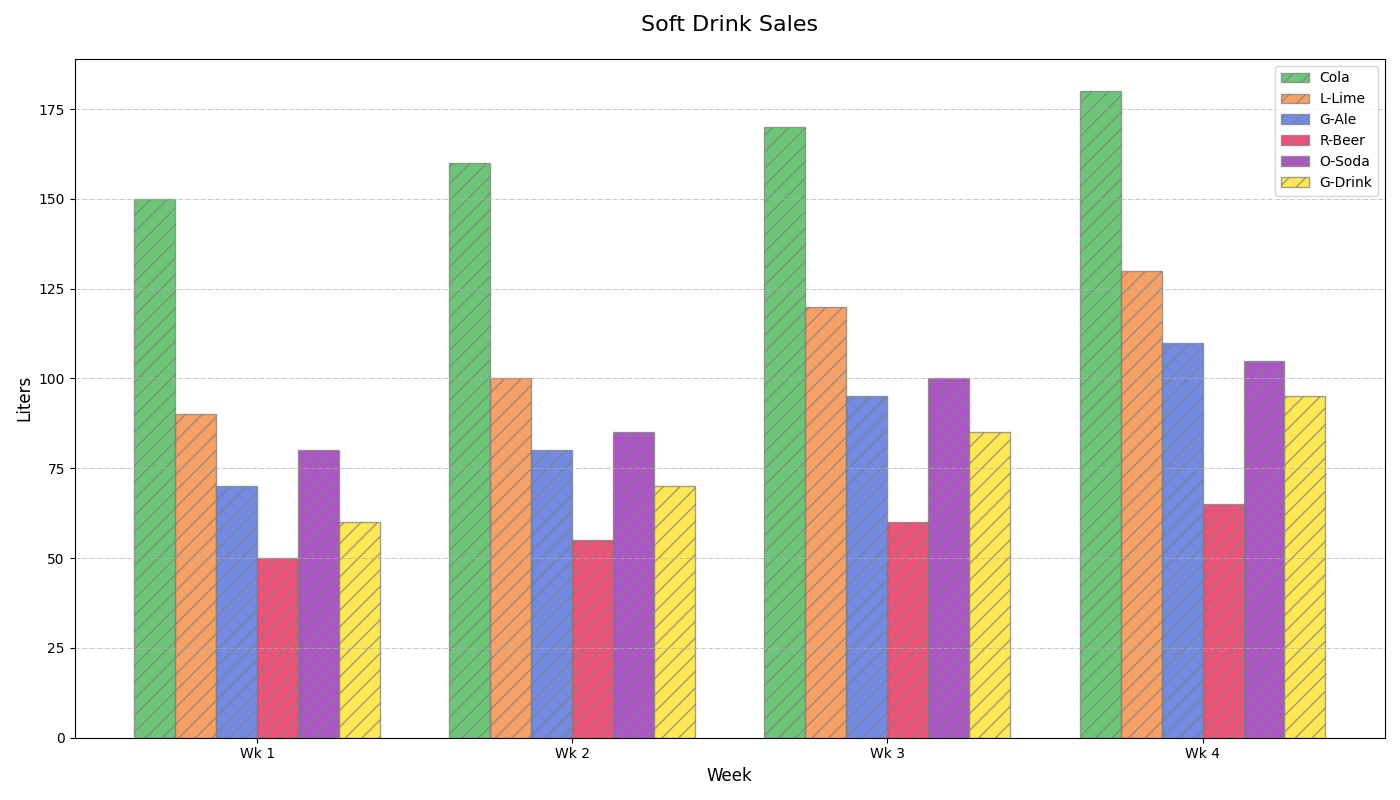

The script that drew this image:
import matplotlib.pyplot as plt
import numpy as np

weeks = ['Wk 1', 'Wk 2', 'Wk 3', 'Wk 4']
soft_drinks = ['Cola', 'L-Lime', 'G-Ale', 'R-Beer', 'O-Soda', 'G-Drink']

cola_sales = [150, 160, 170, 180]
lemon_lime_sales = [90, 100, 120, 130]
ginger_ale_sales = [70, 80, 95, 110]
root_beer_sales = [50, 55, 60, 65]
orange_soda_sales = [80, 85, 100, 105]
grape_drink_sales = [60, 70, 85, 95]

sales_data = [cola_sales, lemon_lime_sales, ginger_ale_sales, root_beer_sales, orange_soda_sales, grape_drink_sales]
new_colors = ['#3cb44b', '#f58231', '#4363d8', '#e6194b', '#911eb4', '#ffe119']

fig, ax = plt.subplots(figsize=(14, 8))

bar_width = 0.13
index = np.arange(len(weeks))

for i, (sales, color, drink) in enumerate(zip(sales_data, new_colors, soft_drinks)):
    ax.bar(index + i * bar_width, sales, width=bar_width, color=color, edgecolor='grey', label=drink, alpha=0.75, hatch='//')

ax.set_title('Soft Drink Sales', fontsize=16, pad=20)
ax.set_xlabel('Week', fontsize=12)
ax.set_ylabel('Liters', fontsize=12)
ax.set_xticks(index + bar_width * (len(soft_drinks) - 1) / 2)
ax.set_xticklabels(weeks)

ax.legend(loc='best', fontsize=10)
ax.yaxis.grid(True, linestyle='-.', linewidth=0.5)

plt.tight_layout()
plt.show()
